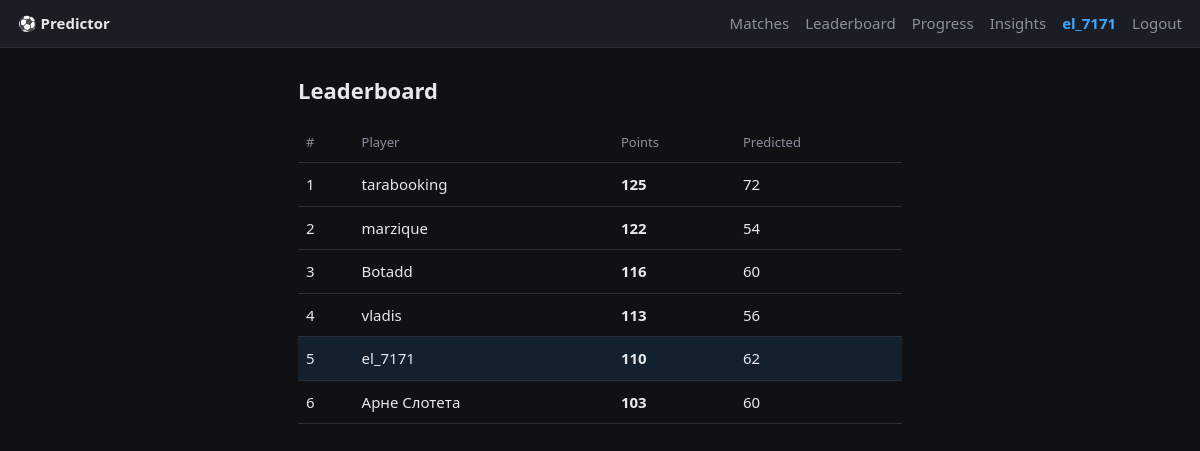
/leaderboard (signed in), run on the app's committed database.
### tables this page shows
CREATE TABLE users (
    id            INTEGER PRIMARY KEY AUTOINCREMENT,
    username      TEXT UNIQUE NOT NULL,
    password_hash TEXT NOT NULL,
    created_at    TEXT NOT NULL
);

### app.py (the view)
@app.get("/leaderboard", response_class=HTMLResponse)
async def leaderboard(request: Request):
    user = current_user(request)
    if not user:
        return RedirectResponse("/login", status_code=302)
    with connect() as conn:
        rows = fetch_leaderboard(conn)
    return render(request, "leaderboard.html", {"user": user, "rows": rows})

### templates/leaderboard.html (shortened to what this page needs)
{% extends "base.html" %}
{% block content %}
<h1>Leaderboard</h1>
<table class="board">
  <thead><tr><th>#</th><th>Player</th><th>Points</th><th>Predicted</th></tr></thead>
  <tbody>
  {% for r in rows %}
    <tr class="{{ 'me-row' if r['username'] == user['username'] else '' }}">
      <td>{{ loop.index }}</td>
      <td>{{ r["username"] }}</td>
      <td><b>{{ r["total"] }}</b></td>
      <td>{{ r["played"] }}</td>
    </tr>
  {% endfor %}
  </tbody>
</table>
{% endblock %}

### templates/base.html (shortened to what this page needs)
<!doctype html>
<html lang="en">
<head>
  <link rel="stylesheet" href="/static/style.css">
</head>
<body>
  <header>
    <a href="/" class="brand">⚽ Predictor</a>
    {% if user %}
    <nav>
      <a href="/">Matches</a>
      <a href="/leaderboard">Leaderboard</a>
      <a href="/progress">Progress</a>
      <a href="/insights">Insights</a>
      <span class="me">{{ user["username"] }}</span>
      <a href="/logout">Logout</a>
    </nav>
    {% endif %}
  </header>
  <main class="{% block main_class %}{% endblock %}">
    {% block content %}{% endblock %}
  </main>
</body>
</html>

### static/style.css (style rules this page uses)
:root { --bg: #0f1115; --card: #1a1d24; --line: #2a2e38; --fg: #e6e8ec; --muted: #8b909c; --accent: #3da9fc; --good: #4caf50; }
* { box-sizing: border-box; }
body { margin: 0; background: var(--bg); color: var(--fg); font: 15px/1.5 system-ui, -apple-system, Segoe UI, Roboto, sans-serif; }
header { display: flex; align-items: center; gap: 16px; padding: 12px 18px; border-bottom: 1px solid var(--line); background: var(--card); position: sticky; top: 0; z-index: 10; }
.brand { font-weight: 700; color: var(--fg); text-decoration: none; }
nav { margin-left: auto; display: flex; align-items: center; gap: 16px; }
nav a { color: var(--muted); text-decoration: none; }
nav .me { color: var(--accent); font-weight: 600; }
main { max-width: 640px; margin: 0 auto; padding: 18px; }
h1 { font-size: 22px; margin: 8px 0 16px; }
.board { width: 100%; border-collapse: collapse; }
.board th, .board td { text-align: left; padding: 10px 8px; border-bottom: 1px solid var(--line); }
.board th { color: var(--muted); font-weight: 500; font-size: 13px; }
.board .me-row { background: rgba(61, 169, 252, 0.10); }

### data on the page
users: username "el_7171", total "110", played "62"
users: username "tarabooking", total "125", played "72"
users: username "marzique", total "122", played "54"
users: username "Botadd", total "116", played "60"
users: username "vladis", total "113", played "56"
users: username "Арне Слотета", total "103", played "60"
